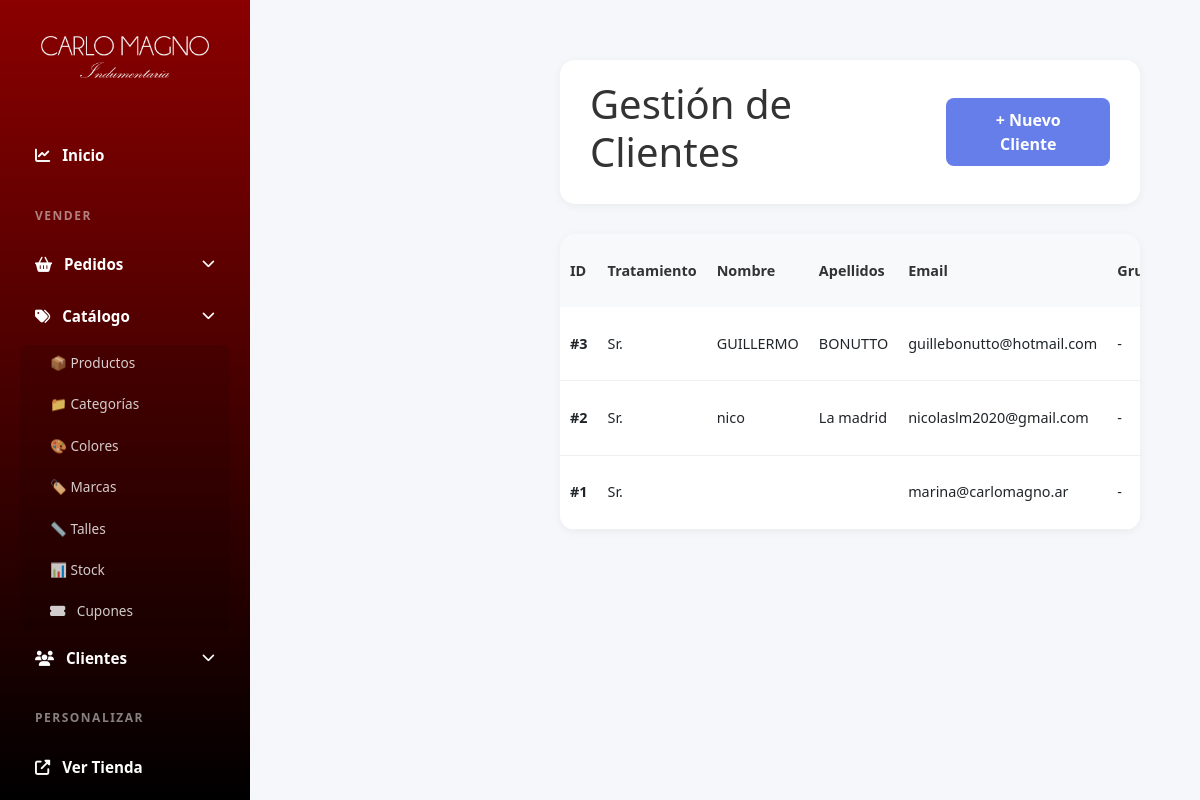
/panel/clientes/ (signed in), run on the app's committed database.
### productos/models.py (models this page shows, shortened)
class Cliente(models.Model):
    TRATAMIENTO_CHOICES = [
        ('SR', 'Sr.'),
        ('SRA', 'Sra.'),
        ('SRTA', 'Srta.'),
        ('DR', 'Dr.'),
        ('DRA', 'Dra.'),
    ]
    tratamiento = models.CharField(
        max_length=10,
        choices=TRATAMIENTO_CHOICES,
        default='SR',
        verbose_name='Tratamiento'
    )
    nombre = models.CharField(max_length=100, verbose_name='Nombre')
    apellidos = models.CharField(max_length=100, verbose_name='Apellidos')
    email = models.EmailField(unique=True, verbose_name='Correo Electrónico')
    grupo = models.ForeignKey(
        GrupoCliente,
        on_delete=models.SET_NULL,
        null=True,
        blank=True,
        related_name='clientes',
        verbose_name='Grupo'
    )
    ventas_totales = models.DecimalField(
        max_digits=10,
        decimal_places=2,
        default=0,
        verbose_name='Ventas Totales'
    )
    activado = models.BooleanField(default=True, verbose_name='Cuenta Activada')
    boletin = models.BooleanField(default=False, verbose_name='Suscrito a Boletín')
    ofertas_asociados = models.BooleanField(default=False, verbose_name='Ofertas de Asociados')
    fecha_registro = models.DateTimeField(auto_now_add=True, verbose_name='Fecha de Registro')
    ultima_visita = models.DateTimeField(null=True, blank=True, verbose_name='Última Visit')
    class Meta:
        verbose_name = 'Cliente'
        verbose_name_plural = 'Clientes'
        ordering = ['-fecha_registro']

### custom_admin/views.py (the view)
# urls.py: path('panel/clientes/', admin_views.clientes, name='clientes'),
@login_required(login_url='login')
def clientes(request):
    if not request.user.is_staff:
        return redirect('home')
    clientes = Cliente.objects.all()
    return render(request, 'custom_admin/clientes.html', {'clientes': clientes})

### productos/context_processors.py (called while the page is built, shortened)
def cart_processor(request):
    carrito = None
    cantidad_total = 0
    if request.user.is_authenticated:
        try:
            carrito = Carrito.objects.get(usuario=request.user)
            cantidad_total = carrito.get_cantidad_total()
        except Carrito.DoesNotExist:
            pass
    return {
        'carrito': carrito,
        'carrito_cantidad': cantidad_total
    }

### productos/models.py (called while the page is built)
    def get_cantidad_total(self):
        return sum(item.cantidad for item in self.items.all())

### templates/custom_admin/clientes.html (shortened to what this page needs)
{% extends 'custom_admin/base.html' %}
{% load static %}
{%block extra_css %}
<link rel="stylesheet" href="{% static 'css/clientes.css' %}" />
{% endblock %}
{% block content %}
<div class="main-content">
	<div class="header">
		<h1>Gestión de Clientes</h1>
		<a href="{% url 'agregar_cliente' %}" class="btn btn-primary">+ Nuevo Cliente</a>
	</div>
	{% if clientes %}
	<div class="customers-table">
		<table>
			<thead>
				<tr>
					<th>ID</th>
					<th>Tratamiento</th>
					<th>Nombre</th>
					<th>Apellidos</th>
					<th>Email</th>
					<th>Grupo</th>
				</tr>
			</thead>
			<tbody>
				{% for cliente in clientes %}
				<tr>
					<td><strong>#{{ cliente.id }}</strong></td>
					<td>{{ cliente.get_tratamiento_display }}</td>
					<td>{{ cliente.nombre }}</td>
					<td>{{ cliente.apellidos }}</td>
					<td>{{ cliente.email }}</td>
					<td>{{ cliente.grupo.nombre|default:"-" }}</td>
				</tr>
				{% endfor %}
			</tbody>
		</table>
	</div>
	{% else %}
	<div class="empty-state">
		<h2>No hay clientes registrados</h2>
	</div>
	{% endif %}
</div>
{% load static %}
{% endblock %}

### static/css/style_admin.css (style rules this page uses)
* { margin: 0; padding: 0; box-sizing: border-box; }
body { font-family: "Segoe UI", Tahoma, Geneva, Verdana, sans-serif; background: #f5f7fa; }
.main-content { margin-left: 250px; padding: 30px; }
.header { background: white; padding: 20px 30px; border-radius: 15px; box-shadow: 0 2px 10px rgba(0, 0, 0, 0.05); margin-bottom: 30px; display: flex; justify-content: space-between; align-items: center; }
.header h1 { color: #333; }
.btn { padding: 10px 20px; border: none; border-radius: 8px; cursor: pointer; font-weight: 600; text-decoration: none; display: inline-block; transition: all 0.3s ease; }
.btn-primary { background: #667eea; color: white; }
table { width: 100%; border-collapse: collapse; }
th { background: #f8f9fa; padding: 15px; text-align: left; color: #333; font-weight: 600; }
td { padding: 15px; border-bottom: 1px solid #f0f0f0; }

### static/css/clientes.css (style rules this page uses)
.customers-table { background: white; border-radius: 15px; box-shadow: 0 2px 10px rgba(0, 0, 0, 0.05); overflow-x: auto; }
table { width: 100%; border-collapse: collapse; min-width: 1200px; }
th { background: #f8f9fa; padding: 15px 10px; text-align: left; color: #333; font-weight: 600; font-size: 0.9em; }
td { padding: 15px 10px; border-bottom: 1px solid #f0f0f0; font-size: 0.9em; }

### data on the page
Cliente: id "3", tratamiento "Sr.", nombre "GUILLERMO", apellidos "BONUTTO", email "guillebonutto@hotmail.com", grupo.nombre "-"
Cliente: id "2", tratamiento "Sr.", nombre "nico", apellidos "La madrid", email "nicolaslm2020@gmail.com", grupo.nombre "-"
Cliente: id "1", tratamiento "Sr.", email "marina@carlomagno.ar", grupo.nombre "-"
